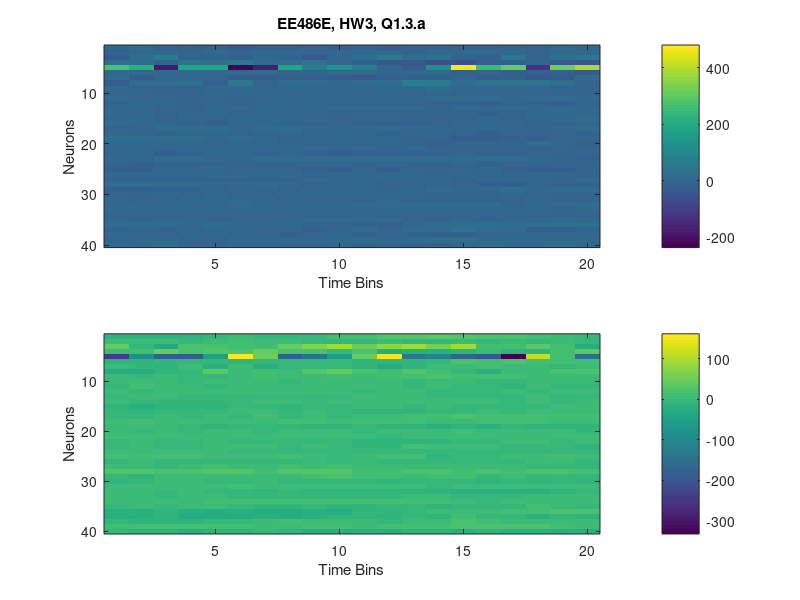
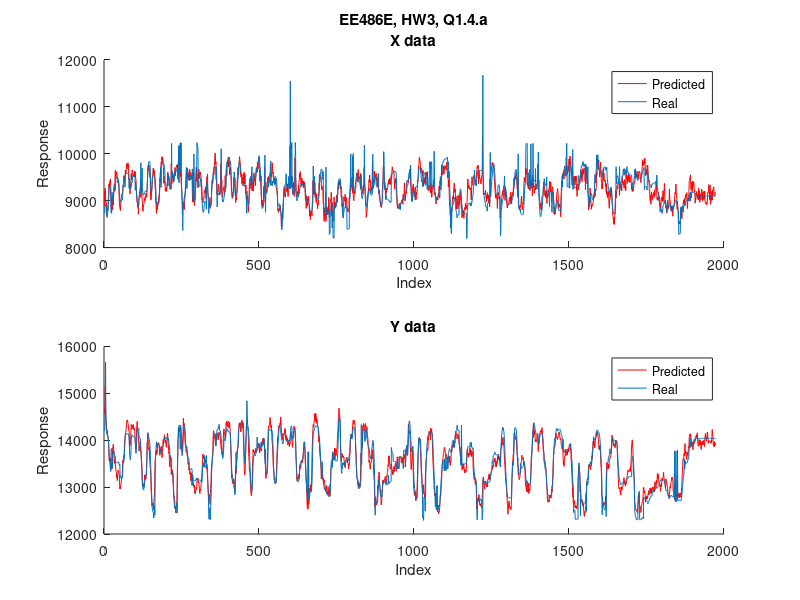
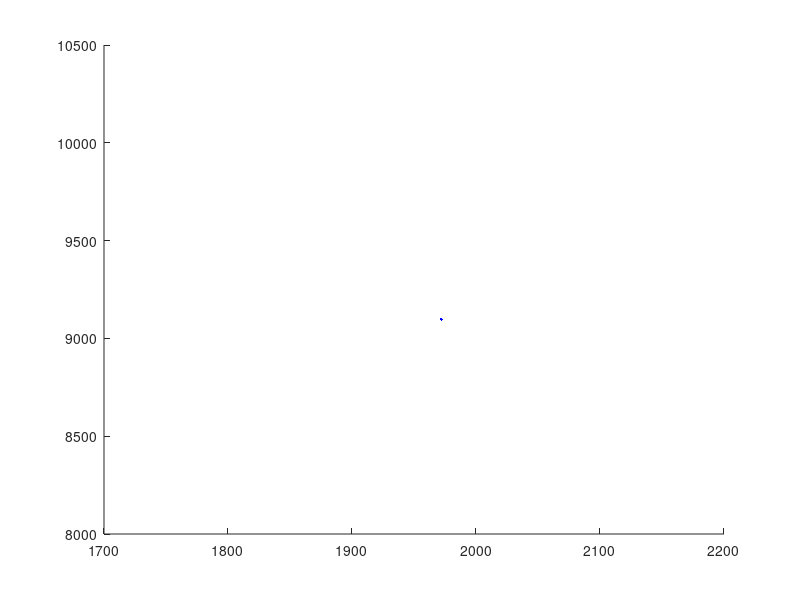

Reproduce these figures in MATLAB, in order. (Note: this script raises an error after producing the figures.)
close all; clear all; clc;
load('motorData15.mat');

%% 1.1. 1972 by 801

cols = (1 + 20*40);
rows = 1972;

%% 1.2
oneMat = ones(1972,1);
S = [];
N = 20;
M = 1991;

offset = 0;
for i = 1:M-N+1 %rows
    %S(i, 1) = 1;
    N = 20;
    M = 1991;
    for j = 1:40 % j = # spike   
        for k = 1:N % k = # in bin
            S(i, k + N*(j-1)) = spikes(k + offset, j);  
        end
    end
    offset = offset+1;
end %2 22 42

S = cat(2, oneMat, S);

%% 1.3.a.

Bx = inv((S.')*S)*(S.')*X(20:1991);
By = inv((S.')*S)*(S.')*Y(20:1991);

reshapeBx = reshape(Bx(2:801), [20, 40]);
reshapeBx = reshapeBx.';
reshapeBy = reshape(By(2:801), [20, 40]);
reshapeBy = reshapeBy.';

figure()
subplot(2, 1, 1)
    imagesc(reshapeBx);
    xlabel('Time Bins')
    ylabel('Neurons')
    colorbar;
    title('EE486E, HW3, Q1.3.a')
subplot(2, 1, 2)
    imagesc(reshapeBy);
    xlabel('Time Bins')
    ylabel('Neurons')
    colorbar;
    
%% 
%1.3.b. Both plots have a drastic difference in value in time ban 3. In
%addition only neurons 1-20 had an impact in the temporal pattern change. 
%the beta for the X position seemed to be more positive in that area while
%in the Y position the values seemed less.

%1.4.c. The cells involved in predicting the X and Y position are the same
%and the X and Y position is correlated.

%% 1.4.a.

pX = S*Bx;
pY = S*By;

figure()
subplot(2, 1, 1)
    hold on
    plot(pX, 'r')
    plot(X((N-1):length(X)))
    title([{'EE486E, HW3, Q1.4.a'}, {'X data'}])
    legend('Predicted', 'Real')
    ylabel('Response')
    xlabel('Index')
    hold off
subplot(2, 1, 2)
    hold on
    plot(pY, 'r')
    plot(Y((N-1):length(Y)))
    title('Y data')
    legend('Predicted', 'Real')
    ylabel('Response')
    xlabel('Index')
    hold off
    
%% 1.4.b.  R^2 for X = 0.7038, R^2 for Y = 0.9132

RSSx = sum((X(N:M)-pX).^2);
TSSx = sum((X(N:M)-mean(X(N:M))).^2);

R2X = 1 - (RSSx/TSSx);

RSSy = sum((Y(N:M)-pY).^2);
TSSy = sum((Y(N:M)-mean(Y(N:M))).^2);

R2Y = 1 - (RSSy/TSSy);

%% 1.5

figure()
% for j=1:1972
%           hold on
%           scatter(j,X(N-1+j), 'b', '.');
%           scatter(j,pX(j), 'o', 'r');
%           ylim([8000 12000])
%           title([{'EE486E, HW3, Q1.5'}, {'X data'}])
%           legend('Predicted', 'Real')
%           ylabel('Response')
%           xlabel('Index')
%           movieArr(j) = getframe;
%           hold off
% end
hold on
scatter(1972,X(N-1+1972), 'b', '.');
scatter(1972,pX(1972), 'o', 'r');
ylim([8000 12000])
title([{'EE486E, HW3, Q1.5'}, {'X data'}])
legend('Predicted', 'Real')
ylabel('Response')
xlabel('Index')

figure()
% for j=1:1972
%           hold on
%           scatter(j,Y(N-1+j), 'b', '.');
%           scatter(j,pY(j), 'o', 'r');
%           ylim([12000 16000])
%           title([{'EE486E, HW3, Q1.5'}, {'Y data'}])
%           legend('Predicted', 'Real')
%           ylabel('Response')
%           xlabel('Index')
%           %movieArr(j) = getframe;
%           hold off
% end
hold on
scatter(1972,Y(N-1+1972), 'b', '.');
scatter(1972,pY(1972), 'o', 'r');
ylim([12000 16000])
title([{'EE486E, HW3, Q1.5'}, {'Y data'}])
legend('Predicted', 'Real')
ylabel('Response')
xlabel('Index')


%% 2.1    R^2 for X = 0.7525, R^2 for Y = 0.9296
sTest = S(1:400, :);
sTrain = S(401:1972, :);
Bx = inv((sTrain.')*sTrain)*(sTrain.')*X(420:1991);
By = inv((sTrain.')*sTrain)*(sTrain.')*Y(420:1991);

pX = sTrain*Bx;
pY = sTrain*By;

RSSx = sum((X(420:1991)-pX).^2);
TSSx = sum((X(420:1991)-mean(X(420:1991))).^2);
R2X = 1 - (RSSx/TSSx);
RSSy = sum((Y(420:1991)-pY).^2);
TSSy = sum((Y(420:1991)-mean(Y(420:1991))).^2);
R2Y = 1 - (RSSy/TSSy);

%% 2.2 MSEx = 1.488E5 and MSEy = 9.2967E4
pX = sTest*Bx;
pY = sTest*By;
MSEx = (1/length(pX))*sum((X(20:419)-pX).^2);
MSEy = (1/length(pY))*sum((Y(20:419)-pY).^2);


%% 2.3. 801-451 = 350 Columns Cut. 

% sTrain = [];
% MSEx = 0;
% MSEy = 0;
% Columns = 801;
% 
% while(MSEx < 60000 && MSEy < 60000)
%     sTrain = S(401:1972, 1:Columns);
%     Bx = inv((sTrain.')*sTrain)*(sTrain.')*X(420:1991);
%     By = inv((sTrain.')*sTrain)*(sTrain.')*Y(420:1991);
%     pX = sTrain*Bx;
%     pY = sTrain*By;
%     MSEx = (1/length(pX))*sum((X(420:1991)-pX).^2);
%     MSEy = (1/length(pY))*sum((Y(420:1991)-pY).^2);
%     Columns = Columns - 1;
% end

%% 2.4. 801-448 = 353 Columns Cut. 

    sTrain = S(401:1972, [1 5:451]);
    Bx = inv((sTrain.')*sTrain)*(sTrain.')*X(420:1991);
    By = inv((sTrain.')*sTrain)*(sTrain.')*Y(420:1991);
    pXtrain = sTrain*Bx;
    pYtrain = sTrain*By;
    MSEx = (1/length(pXtrain))*sum((X(420:1991)-pXtrain).^2);
    MSEy = (1/length(pYtrain))*sum((Y(420:1991)-pYtrain).^2);

%% 2.5. Training Set MSE for X = 59,978 square units and for Y = 58033 square units. 

%% 2.6. Test Set MSE for X = 102,975 square units and for Y = 107,031 square units.
    
    sTest = S(1:400, [1 5:451]);
    pXtest = sTest*Bx;
    pYtest = sTest*By;
    MSEx = (1/length(pXtest))*sum((X(20:419)-pXtest).^2);
    MSEy = (1/length(pYtest))*sum((Y(20:419)-pYtest).^2);
    
    
%% 2.7.
figure()
subplot(2, 1, 1)
    hold on
    plot(pXtest, 'r')
    plot(X(20:419))
    title([{'EE486E, HW3, Q2.7'}, {'X data'}])
    legend('Predicted', 'Real')
    ylabel('Response')
    xlabel('Index')
    hold off
subplot(2, 1, 2)
    hold on
    plot(pYtest, 'r')
    plot(Y(20:419))
    title('Y data')
    legend('Predicted', 'Real')
    ylabel('Response')
    xlabel('Index')
    hold off
    